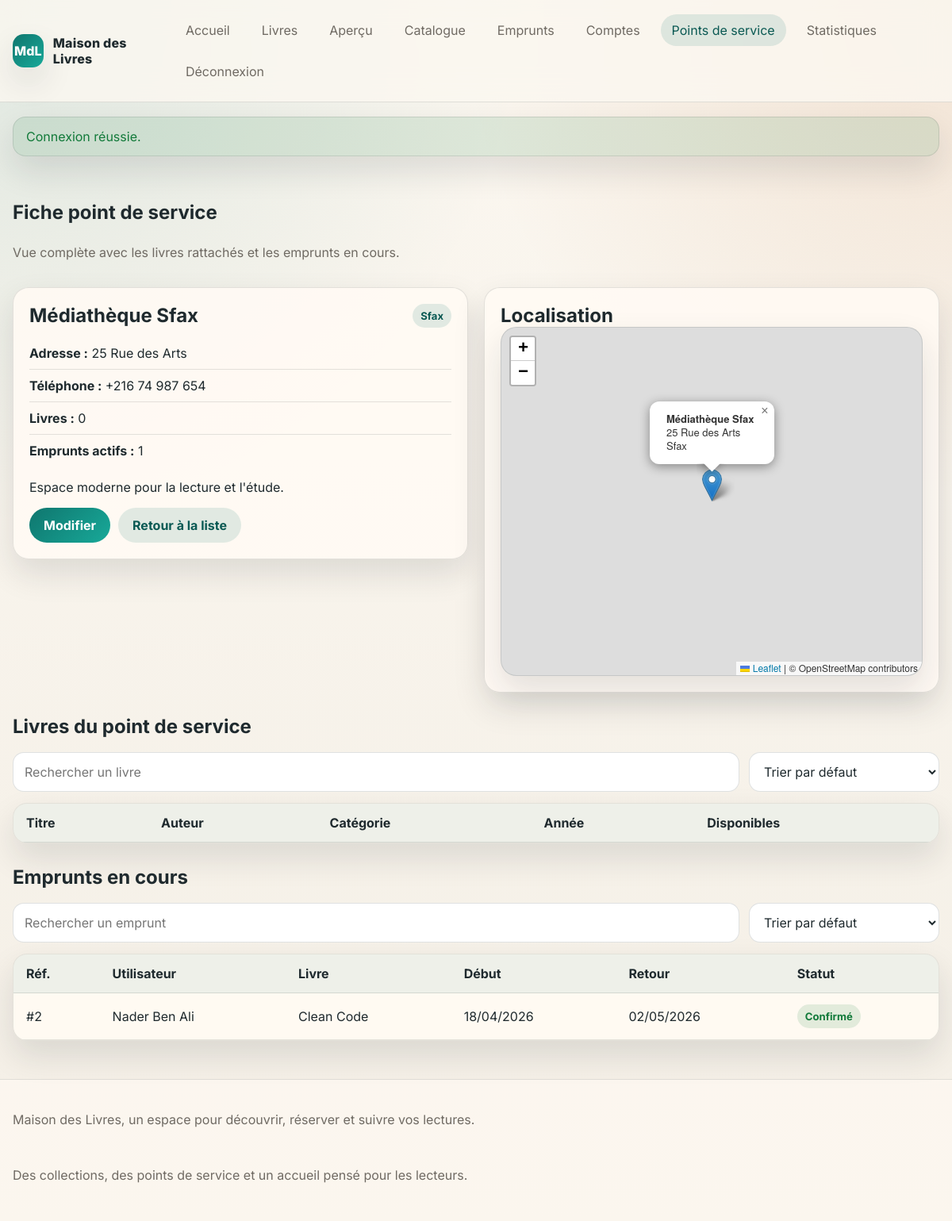
Page /admin-branch-view.php?id=2 (signed in) on the earlier database version.
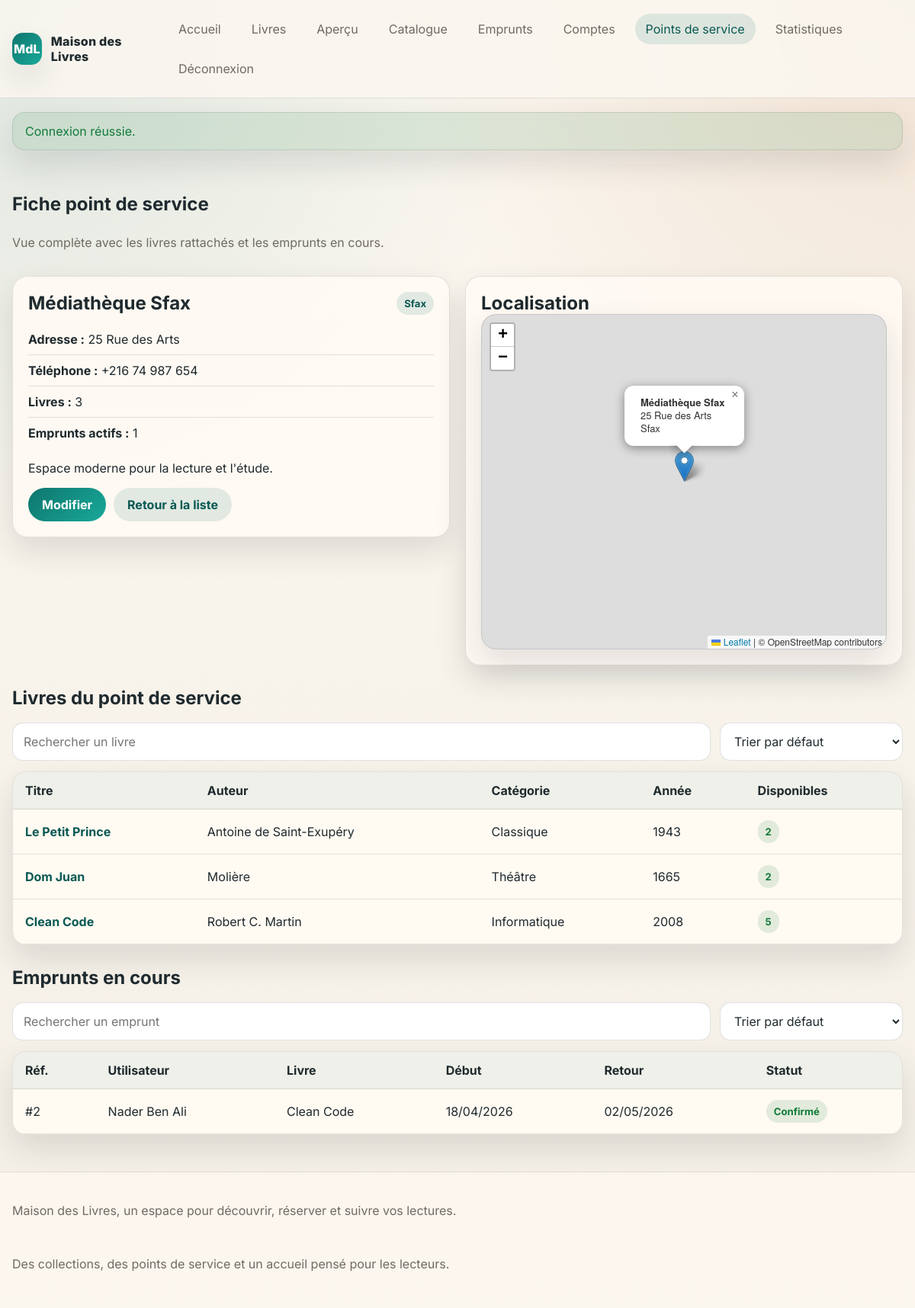
Same page on the later database version.
### tables this page shows
CREATE TABLE emprunts (
    id INT UNSIGNED AUTO_INCREMENT PRIMARY KEY,
    user_id INT UNSIGNED NULL,
    livre_id INT UNSIGNED NULL,
    bibliotheque_id INT UNSIGNED NULL,
    full_name VARCHAR(150) NOT NULL,
    email VARCHAR(190) NOT NULL,
    phone VARCHAR(30) NOT NULL,
    borrow_date DATE NOT NULL,
    return_date DATE NOT NULL,
    status ENUM('pending', 'confirmed', 'cancelled', 'returned') NOT NULL DEFAULT 'pending',
    livre_titre VARCHAR(180) NOT NULL,
    livre_categorie VARCHAR(100) NOT NULL,
    bibliotheque_nom VARCHAR(150) NOT NULL,
    created_at TIMESTAMP DEFAULT CURRENT_TIMESTAMP,
    updated_at TIMESTAMP NULL DEFAULT NULL ON UPDATE CURRENT_TIMESTAMP,
    CONSTRAINT fk_emprunts_users
        FOREIGN KEY (user_id) REFERENCES users(id)
        ON DELETE SET NULL ON UPDATE CASCADE,
    CONSTRAINT fk_emprunts_livres
        FOREIGN KEY (livre_id) REFERENCES livres(id)
        ON DELETE SET NULL ON UPDATE CASCADE,
    CONSTRAINT fk_emprunts_bibliotheques
        FOREIGN KEY (bibliotheque_id) REFERENCES bibliotheques(id)
        ON DELETE SET NULL ON UPDATE CASCADE
);

CREATE TABLE users (
    id INT UNSIGNED AUTO_INCREMENT PRIMARY KEY,
    full_name VARCHAR(150) NOT NULL,
    email VARCHAR(190) NOT NULL UNIQUE,
    phone VARCHAR(30) NOT NULL,
    password VARCHAR(255) NOT NULL,
    address VARCHAR(255) DEFAULT NULL,
    status ENUM('active', 'inactive') NOT NULL DEFAULT 'active',
    role ENUM('user', 'admin') NOT NULL DEFAULT 'user',
    membership_type ENUM('none', 'monthly', 'yearly') NOT NULL DEFAULT 'none',
    membership_paid_at DATE DEFAULT NULL,
    membership_expires_at DATE DEFAULT NULL,
    membership_branch_id INT UNSIGNED DEFAULT NULL,
    created_at TIMESTAMP DEFAULT CURRENT_TIMESTAMP,
    updated_at TIMESTAMP NULL DEFAULT NULL ON UPDATE CURRENT_TIMESTAMP
);

CREATE TABLE bibliotheque_livres (
    id INT UNSIGNED AUTO_INCREMENT PRIMARY KEY,
    bibliotheque_id INT UNSIGNED NOT NULL,
    livre_id INT UNSIGNED NOT NULL,
    total_exemplaires INT UNSIGNED NOT NULL DEFAULT 1,
    available_exemplaires INT UNSIGNED NOT NULL DEFAULT 1,
    created_at TIMESTAMP DEFAULT CURRENT_TIMESTAMP,
    updated_at TIMESTAMP NULL DEFAULT NULL ON UPDATE CURRENT_TIMESTAMP,
    UNIQUE KEY uq_bibliotheque_livre (bibliotheque_id, livre_id),
    CONSTRAINT fk_bibliotheque_livres_bibliotheques
        FOREIGN KEY (bibliotheque_id) REFERENCES bibliotheques(id)
        ON DELETE CASCADE ON UPDATE CASCADE,
    CONSTRAINT fk_bibliotheque_livres_livres
        FOREIGN KEY (livre_id) REFERENCES livres(id)
        ON DELETE CASCADE ON UPDATE CASCADE
);

CREATE TABLE livres (
    id INT UNSIGNED AUTO_INCREMENT PRIMARY KEY,
    titre VARCHAR(180) NOT NULL,
    auteur VARCHAR(150) NOT NULL,
    categorie VARCHAR(100) NOT NULL,
    annee_publication INT NOT NULL,
    description TEXT DEFAULT NULL,
    couverture VARCHAR(255) DEFAULT NULL,
    created_at TIMESTAMP DEFAULT CURRENT_TIMESTAMP,
    updated_at TIMESTAMP NULL DEFAULT NULL ON UPDATE CURRENT_TIMESTAMP
);

### public/admin-branch-view.php (the view, shortened to what the changed rows need)
<?php
require_once __DIR__ . '/../app/core/helpers.php';
require_once __DIR__ . '/../app/config/Database.php';
require_once __DIR__ . '/../app/core/Model.php';
require_once __DIR__ . '/../app/models/Bibliotheque.php';
$id = isset($_GET['id']) ? (int) $_GET['id'] : 0;
$model = new Bibliotheque();
$branch = $model->find($id);
$books = $model->booksById($id);
$currentBorrowings = $model->currentBorrowingsById($id);
require __DIR__ . '/partials/header.php';
?>
<section class="section">
    <div class="section-head">
        <h1>Fiche point de service</h1>
    </div>
    <div class="split-layout">
        <div class="panel">
            <div class="panel-head">
                <h2><?= e($branch->getNom()) ?></h2>
            </div>
            <ul class="info-list">
                <li><strong>Adresse :</strong> <?= e($branch->getAdresse()) ?></li>
                <li><strong>Téléphone :</strong> <?= e($branch->getTelephone() ?: '-') ?></li>
                <li><strong>Livres :</strong> <?= e((string) $branch->getBookCount()) ?></li>
                <li><strong>Emprunts actifs :</strong> <?= e((string) $branch->getCurrentBorrowingsCount()) ?></li>
            </ul>
        </div>
        <div class="panel">
            <h2>Localisation</h2>
        </div>
    </div>
</section>
<section class="section">
    <div class="section-head section-head-small">
        <h2>Livres du point de service</h2>
    </div>
    <div class="table-responsive">
        <table class="data-table" id="branchBooksTable">
            <thead>
                <tr>
                    <th>Titre</th>
                    <th>Auteur</th>
                    <th>Catégorie</th>
                    <th>Année</th>
                    <th>Disponibles</th>
                </tr>
            </thead>
            <tbody>
                <?php foreach ($books as $book): ?>
                    <?php $available = $book->getAvailableExemplaires() > 0; ?>
                    <tr
                        data-search="<?= e(strtolower($book->getTitre() . ' ' . $book->getAuteur() . ' ' . $book->getCategorie())) ?>"
                        data-sort-title="<?= e(strtolower($book->getTitre())) ?>"
                        data-sort-author="<?= e(strtolower($book->getAuteur())) ?>"
                        data-sort-available="<?= e((string) $book->getAvailableExemplaires()) ?>"
                    >
                        <td><a class="table-link" href="<?= url('book', ['id' => $book->getId()]) ?>"><?= e($book->getTitre()) ?></a></td>
                        <td><?= e($book->getAuteur()) ?></td>
                        <td><?= e($book->getCategorie()) ?></td>
                        <td><?= e((string) $book->getAnneePublication()) ?></td>
                        <td><span class="badge <?= $available ? 'badge-success' : 'badge-danger' ?>"><?= e((string) $book->getAvailableExemplaires()) ?></span></td>
                    </tr>
                <?php endforeach; ?>
            </tbody>
        </table>
    </div>
</section>
<section class="section">
    <div class="section-head section-head-small">
        <h2>Emprunts en cours</h2>
    </div>
    <div class="table-responsive">
        <table class="data-table" id="branchBorrowingsTable">
            <thead>
                <tr>
                    <th>Réf.</th>
                    <th>Utilisateur</th>
                    <th>Livre</th>
                    <th>Début</th>
                    <th>Retour</th>
                    <th>Statut</th>
                </tr>
            </thead>
            <tbody>
                <?php foreach ($currentBorrowings as $borrow): ?>
                    <tr
                        data-search="<?= e(strtolower('#' . $borrow->getId() . ' ' . $borrow->getUserName() . ' ' . $borrow->getLivreTitre() . ' ' . status_label($borrow->getStatus()))) ?>"
                        data-sort-ref="<?= e((string) $borrow->getId()) ?>"
                        data-sort-user="<?= e(strtolower($borrow->getUserName() ?: $borrow->getFullName())) ?>"
                        data-sort-book="<?= e(strtolower($borrow->getLivreTitre())) ?>"
                        data-sort-return="<?= e($borrow->getReturnDate()) ?>"
                    >
                        <td>#<?= e((string) $borrow->getId()) ?></td>
                        <td><?= e($borrow->getUserName() ?: $borrow->getFullName()) ?></td>
                        <td><?= e($borrow->getLivreTitre()) ?></td>
                        <td><?= e(format_date_fr($borrow->getBorrowDate())) ?></td>
                        <td><?= e(format_date_fr($borrow->getReturnDate())) ?></td>
                        <td><span class="badge <?= badge_class($borrow->getStatus()) ?>"><?= e(status_label($borrow->getStatus())) ?></span></td>
                    </tr>
                <?php endforeach; ?>
            </tbody>
        </table>
    </div>
</section>
<?php require __DIR__ . '/partials/footer.php'; ?>

Differences in the rows shown:
added bibliotheque_livres: livre.titre "Le Petit Prince", livre.auteur "Antoine de Saint-Exupéry", livre.categorie "Classique", livre.annee_publication "1943", AvailableExemplaires "2"
added bibliotheque_livres: livre.titre "Dom Juan", livre.auteur "Molière", livre.categorie "Théâtre", livre.annee_publication "1665", AvailableExemplaires "2"
added bibliotheque_livres: livre.titre "Clean Code", livre.auteur "Robert C. Martin", livre.categorie "Informatique", livre.annee_publication "2008", AvailableExemplaires "5"
Other differences:
$branch->getBookCount(): "0" → "3"
